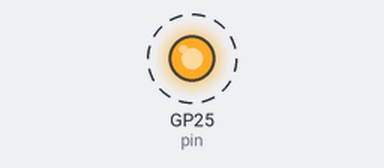
Bench run of a program on a simulated Raspberry Pi Pico running MicroPython. On the bench: output pins drawn as LEDs (lit = HIGH). Dashed ring = blinking. What the program prints to the serial console is not drawn.

Above: at 0.5 s.
Timing chart, 0 to 4.6 s (numbered marks = the images above):
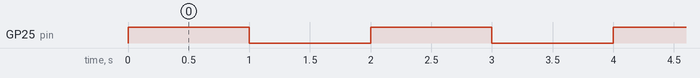

The program:

blink.py
```python
from machine import Pin
from utime import sleep

pin = Pin("LED", Pin.OUT)

print("LED starts flashing...")
try:
    while True:
        pin.toggle()
        sleep(1) # sleep 1sec
except KeyboardInterrupt:
    pin.off()

print("Finished.")
```

Measured:
- by itself, GP25 (pin): alternates HIGH for 1.0 s and LOW for 1.0 s
